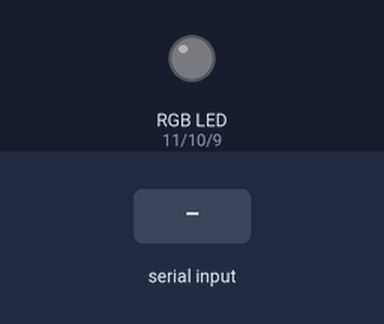
Recording of a sketch running on a simulated Arduino Uno, built with avr-gcc and run on an emulated ATmega328P. Shown: an RGB LED mixed from three pins (HIGH = lit). Inputs (shaded band) come from the test bench. Dim RGB values are drawn brighter than linear.

Above: at 1.2 s.
1.3 s: byte 30 received over Serial
At 2.1 s:
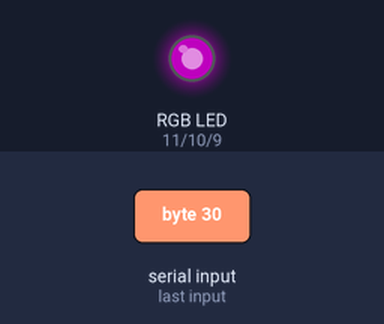
At 4.1 s:
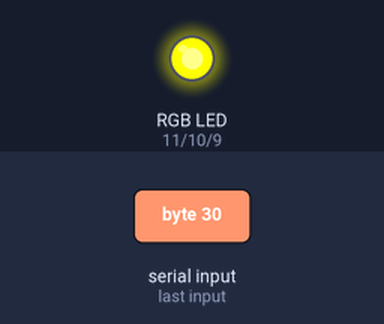
4.3 s: byte 90 received over Serial
At 10.8 s:
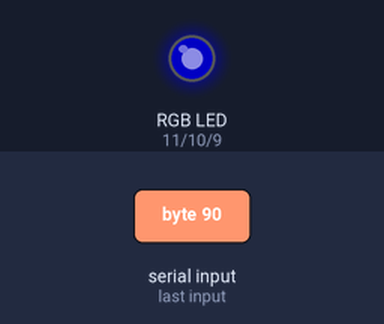
Timing chart, 0 to 12.3 s (numbered marks = the images above; inputs shaded):
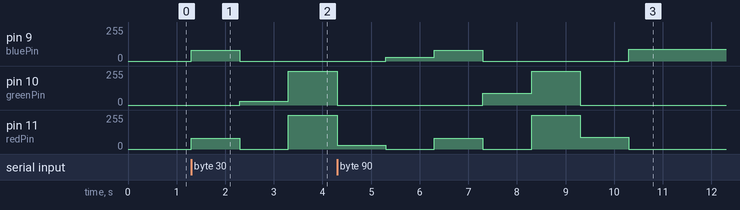

Measured:
- after the input at 1.3 s, pin 9 (bluePin): 0/255 → 80/255 at once, → 0/255 1.0 s later; pin 10 (greenPin): 0/255 → 30/255 after 1.0 s, → 255/255 1.0 s later; pin 11 (redPin): 0/255 → 80/255 at once, → 0/255 1.0 s later, → 255/255 1.0 s later

The sketch:

test4.ino
```cpp
#define redPin 11
#define greenPin 10
#define bluePin 9
#define delayTime 20

int incomingByte;


void setup() {
 Serial.begin(9600);

  pinMode(redPin,OUTPUT);
  pinMode(bluePin,OUTPUT);
  pinMode(greenPin,OUTPUT);


  }
void loop() {

if (Serial.available() > 0) {   // see if there's incoming serial data
   incomingByte = Serial.read(); // read it

    setColor(80, 0, 80);
    delay(1000);
    setColor(0,incomingByte,0);  //0,incomingbyte,o = blue -- 0,0,incomingbyte = green
    delay(1000);
    setColor(255, 255, 0);
    delay(1000);
    setColor(incomingByte,0,0);
    delay(1000);
    setColor(0,0,incomingByte);
    delay(1000);


//

}
return 1;
}


//  if(incomingByte == 'G'){
//  digitalWrite(redPin,HIGH)
////  setColor(50, 0, 0); //red
//  delay(1000)}
//
//  if (incomingByte == 'H'){
////   setColor(255, 255, 0); //orange
//  delay(1000)}
//
//   if (incomingByte == 'J'){
////  setColor(0, 255, 0); //yellow
//  delay(1000)}
//
//  if (incomingByte =='K'){
////   setColor(255, 50, 0); //green
//  delay(1000)}
//


void setColor(int red, int green, int blue){

  analogWrite(redPin, red);
  analogWrite(greenPin, green);
  analogWrite(bluePin, blue);
}
```
